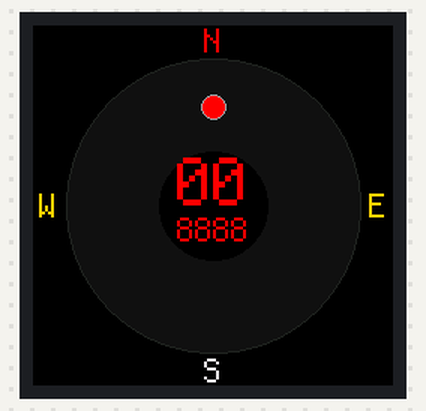
Recording of a program running on a simulated ESP32 board running CircuitPython. Shown: 240×240 colour display. The GPS gets a fix after 3 s at 37.7749, -122.4194 with 8 satellites; library files of the repository ran but are not shown: line.py, circle.py; what the program prints to the serial console is not drawn.

Above: at 1.3 s.
At 3.3 s:
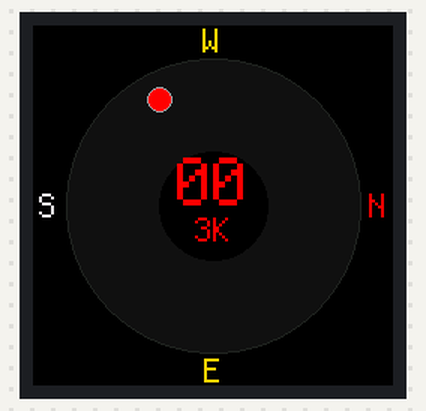

Measured:
- what the display in image 0 shows lasts 2.1 s, from 1.2 s to 3.3 s

The program:

code.py
```python
### SYSTEM IMPORTS
import time
import board
import math
import busio
import terminalio
### DISPLAY IMPORTS
import displayio
import gc9a01
from adafruit_display_text import label
from adafruit_display_shapes.line import Line
from adafruit_display_shapes.circle import Circle
# Release any resources currently in use for the displays
displayio.release_displays()

### - GPS IMPORTS
import adafruit_gps
# Create a serial connection for the GPS connection using default speed and
# a slightly higher timeout (GPS modules typically update once a second).
# These are the defaults you should use for the GPS FeatherWing.
# For other boards set RX = GPS module TX, and TX = GPS module RX pins.
uart = busio.UART(board.TX, board.RX, baudrate=9600, timeout=10)

# Create a GPS module instance.
gps = adafruit_gps.GPS(uart, debug=False)  # Use UART

# Turn on the basic GGA and RMC info (what you typically want)
gps.send_command(b"PMTK314,0,1,0,1,0,0,0,0,0,0,0,0,0,0,0,0,0,0,0")

# Set update rate to once a second (1hz) which is what you typically want.
gps.send_command(b"PMTK220,1000") #500 = .5s, 1000 = 1s, 2000 = 2s
# Be sure to also increase your UART timeout above!

### attempt to auto-detect board type
import os
board_type = os.uname().machine

# print(board.board_id)  # uncomment if you want to print the board id

tft_clk  = board.SCK
tft_mosi = board.MOSI
tft_rst  = board.IO12
tft_dc   = board.IO6
tft_cs   = board.IO5
tft_bl   = board.IO14
spi = busio.SPI(clock=tft_clk, MOSI=tft_mosi)
    # spi.try_lock()
    # spi.configure(baudrate=12_000_000)  # default spi is 0.25MHz on QT Py, try 12MHz
    # spi.unlock()


# Make the displayio SPI bus and the GC9A01 display
display_bus = displayio.FourWire(spi, command=tft_dc, chip_select=tft_cs, reset=tft_rst)
display = gc9a01.GC9A01(display_bus, width=240, height=240, backlight_pin=tft_bl)

# Make the main display context
main = displayio.Group()
display.show(main)


# ====== LABELS & shapes

# Nav Ring
navRingCircle = Circle(120, 120, 120, fill=0x000000)
main.append(navRingCircle)
mainFaceCircle = Circle(120, 120, 98, fill=0x101010, outline=0x262626)
main.append(mainFaceCircle)

# Nav Pointer
navPointerCircle = Circle(120, 54, 8, fill=0xFF0000, outline=0xA0A0A0)
main.append(navPointerCircle)

# Blanking Center
blankingCenterCircle = Circle(120, 120, 36, fill=0x000000, outline=0x000000)
main.append(blankingCenterCircle)

# NORTH LABEL
lblNORTH = label.Label(font=terminalio.FONT, text="N", color=0xFF0000, scale=2)
lblNORTH.anchor_point = (0.5, 0.5)
lblNORTH.anchored_position = (120, 10)
main.append(lblNORTH)

# EAST LABEL
lblEAST = label.Label(font=terminalio.FONT, text="E", color=0xFFD300, scale=2)
lblEAST.anchor_point = (0.5, 0.5)
lblEAST.anchored_position = (230, 120)
main.append(lblEAST)

# WEST LABEL
lblWEST = label.Label(font=terminalio.FONT, text="W", color=0xFFD300, scale=2)
lblWEST.anchor_point = (0.5, 0.5)
lblWEST.anchored_position = (10, 120)
main.append(lblWEST)

# SOUTH LABEL
lblSOUTH = label.Label(font=terminalio.FONT, text="S", color=0xF3F3F3, scale=2)
lblSOUTH.anchor_point = (0.5, 0.5)
lblSOUTH.anchored_position = (120, 230)
main.append(lblSOUTH)

# SPEED LABEL
lblSPEED = label.Label(font=terminalio.FONT, text="00", color=0xFF0000, scale=4)
lblSPEED.anchor_point = (0.5, 0.5)
lblSPEED.anchored_position = (120, 104)
main.append(lblSPEED)

# DISTANCE LABEL
lblDISTANCE = label.Label(font=terminalio.FONT, text="8"*4, color=0xFF0000, scale=2)
lblDISTANCE.anchor_point = (0.5, 0.5)
lblDISTANCE.anchored_position = (120, 136)
main.append(lblDISTANCE)


# TIME LABEL
#lblTIME = label.Label(font=terminalio.FONT, text="00:00", color=0x0000FF, scale=2)
#lblTIME.anchor_point = (0.5, 0.5)
#lblTIME.anchored_position = (120, 155)
#main.append(lblTIME)


# Print GPS info, test script
def GPSdataPrint(void):
    # Print out details about the fix like location, date, etc.
    print("=" * 40)  # Print a separator line.
    print("Fix timestamp: {:02}:{:02}:{:02}".format(
        #gps.timestamp_utc.tm_mon,  # Grab parts of the time from the
        #gps.timestamp_utc.tm_mday,  # struct_time object that holds
        #gps.timestamp_utc.tm_year,  # the fix time.  Note you might
        gps.timestamp_utc.tm_hour,  # not get all data like year, day,
        gps.timestamp_utc.tm_min,  # month!
        gps.timestamp_utc.tm_sec,
        )
    )
    print("Latitude: {0:.6f} degrees".format(gps.latitude))
    print("Longitude: {0:.6f} degrees".format(gps.longitude))
    print("Precise Latitude: {:2.}{:2.4f} degrees".format(
        gps.latitude_degrees, gps.latitude_minutes))
    print("Precise Longitude: {:2.}{:2.4f} degrees".format(
            gps.longitude_degrees, gps.longitude_minutes)
    )
    print("Fix quality: {}".format(gps.fix_quality))
    # Some attributes beyond latitude, longitude and timestamp are optional
    # and might not be present.  Check if they're None before trying to use!
    if gps.satellites is not None:
        print("# satellites: {}".format(gps.satellites))
    if gps.altitude_m is not None:
        print("Altitude: {} meters".format(gps.altitude_m))
    if gps.speed_knots is not None:
        print("Speed: {} knots".format(gps.speed_knots))
    if gps.track_angle_deg is not None:
        print("Track angle: {} degrees".format(gps.track_angle_deg))


### --- Move compass indicator around the outside
def compass(northDeg):
    radiansN = math.radians(northDeg-90)
    northX = (120 + 110 * math.cos(radiansN))
    northY = (120 + 110 * math.sin(radiansN))

    radiansE = math.radians(northDeg)
    eastX = (120 + 110 * math.cos(radiansE))
    eastY = (120 + 110 * math.sin(radiansE))

    radiansS = math.radians(northDeg+90)
    southX = (120 + 110 * math.cos(radiansS))
    southY = (120 + 110 * math.sin(radiansS))

    radiansW = math.radians(northDeg+180)
    westX = (120 + 110 * math.cos(radiansW))
    westY = (120 + 110 * math.sin(radiansW))

    #print("Deg:{},X:{},Y:{}".format(northDeg, int(northX),int(northY)))  #math test output
    lblNORTH.anchored_position = (northX, northY)
    lblEAST.anchored_position = (eastX, eastY)
    lblSOUTH.anchored_position = (southX, southY)
    lblWEST.anchored_position = (westX, westY)


### --- Move heading indicator
def CalcHeading(lat1, long1, lat2, long2, NorthAngle):
    #const y = Math.sin(λ2-λ1) * Math.cos(φ2);
    y = math.sin(long2-long1) * math.cos(lat2)
    #const x = Math.cos(φ1)*Math.sin(φ2) - Math.sin(φ1)*Math.cos(φ2)*Math.cos(λ2-λ1);
    x = math.cos(lat1)*math.sin(lat2) - math.sin(lat1)*math.cos(lat2)*math.cos(long2-long1)
    #const θ = Math.atan2(y, x);
    angle = math.atan2(y, x)
    #const brng = (θ*180/Math.PI + 360) % 360; // in degrees
    bearing = (angle*180/math.pi + 360) % 360
    print("bearing: {}".format(bearing))


    # Updates the heading display circle
    radiansHeading = math.radians(bearing-90+NorthAngle)
    headingX = (110 + 76 * math.cos(radiansHeading)) #Not sure why i have to use 110 and not 120
    headingY = (110 + 76 * math.sin(radiansHeading)) #Not sure why i have to use 110 and not 120

    navPointerCircle.x = int(headingX)
    navPointerCircle.y = int(headingY)


# ‘haversine’ formula for finding distance between 2 points
def CalcDistance(Lat1, Long1, Lat2, Long2):
    R = 6372.8 # this is in km.  For miles use 3959.87433

    dLat = math.radians(Lat2 - Lat1)
    dLon = math.radians((Long2 - Long1))
    lat1 = math.radians(Lat1)
    lat2 = math.radians(Lat2)

    a = math.sin(dLat/2)**2 + math.cos(lat1)*math.cos(lat2)*math.sin(dLon/2)**2
    c = 2*math.asin(math.sqrt(a))

    calculatedDistance = R*c
    print("distance: {}" .format(calculatedDistance))

    # if the distance is more then 1000m show K for KM, if its under 1k show distance in meters
    if calculatedDistance >= 1000:
        calculatedDistance = "{}K".format(int(calculatedDistance/1000))
        lblDISTANCE.color=0xFF0000
    elif calculatedDistance < 1:
        calculatedDistance = "{}m".format(int(calculatedDistance*1000))
        lblDISTANCE.color = 0x00FF00
    else:
        calculatedDistance = "{}".format(int(calculatedDistance))
        lblDISTANCE.color=0xFF0000

    lblDISTANCE.text = calculatedDistance


### -------- MAIN LOOP ---------------


# Main loop GPS update every second.
last_print = time.monotonic()
headingDeg = 0

# Main loop
while True:

    gps.update()
    # Every second print out current location details if there's a fix.
    current = time.monotonic()
    if current - last_print >= 1.0:
        last_print = current

        if not gps.has_fix:
            # Try again if we don't have a fix yet.
            print("Waiting for fix...")
            print("# satellites: {}".format(gps.satellites))
            continue
        # We have a fix! (gps.has_fix is true)

        lat1 = (gps.latitude)
        long1 = (gps.longitude)

        ### --- Distance Test Points, use https://www.movable-type.co.uk/scripts/latlong.html to verify
        ## - CN tower test co-ordinence
        lat2 = 43.6426
        long2 = -79.3871

        ## - Sydney Opera House test co-ordinence
        #lat2 = -33.8568
        #long2 = -151.2153

        print("-----")
        if gps.track_angle_deg is not None:
            NorthAngle = int(gps.track_angle_deg)
            compass(NorthAngle)
        else:
            NorthAngle = 0
        print("North A:{}".format(NorthAngle))

        CalcDistance(lat1, long1, lat2, long2)
        CalcHeading(lat1, long1, lat2, long2, NorthAngle)
```
